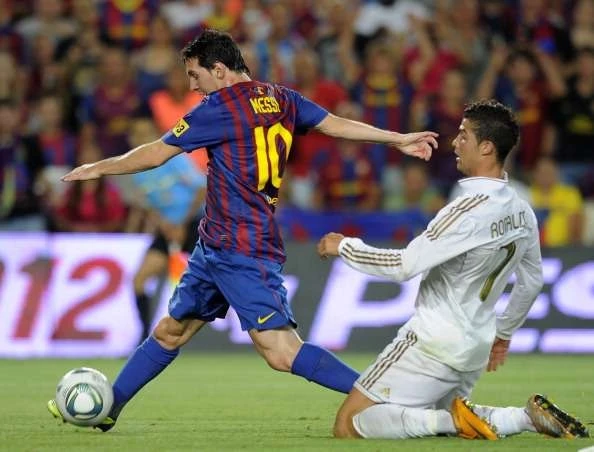
#> input picture messi5.jpg, 594 x 452 px
$ python lab4.py
#> lines starting #> are read from the running program, lines starting #| are printed output that depends on the picture
import cv2 as cv
import matplotlib.pyplot as plt
import numpy as np

# ==========================================================
# BƯỚC 1: CHUẨN BỊ ẢNH
# ==========================================================
# Thay tên file ảnh của bạn vào đây
path = 'messi5.jpg'
img = cv.imread(path, 0) # Đọc ảnh ở chế độ xám (Grayscale)
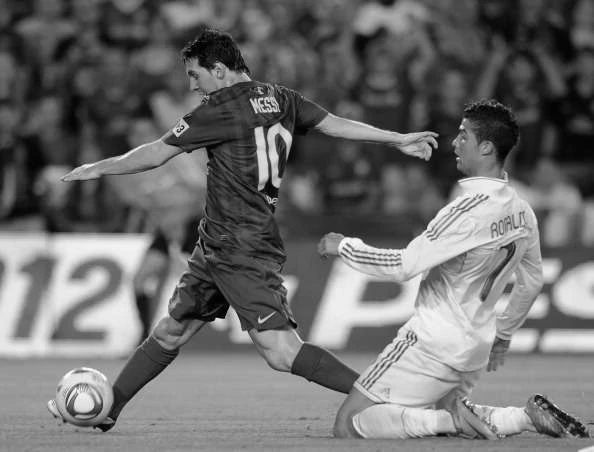
#> img: shape (452, 594); min 0, max 253, mean 109.7

if img is None:
    print("Lỗi: Không tìm thấy ảnh. Vui lòng kiểm tra lại đường dẫn!")
    exit()

# ==========================================================
# BƯỚC 2: TÍNH HISTOGRAM THỦ CÔNG (KHÔNG DÙNG THƯ VIỆN)
# ==========================================================
h, w = img.shape
#> h = 452; w = 594
hist_manual = [0] * 256

for i in range(h):
    for j in range(w):
        pixel_value = img[i, j]
        hist_manual[pixel_value] += 1
#> after the loop, hist_manual = 256 values, max 2240 at index 154, min 0 at index 254, mean 1048.8

# ==========================================================
# BƯỚC 3: TÍNH HISTOGRAM DÙNG THƯ VIỆN OPENCV
# ==========================================================
# cv.calcHist([ảnh], [kênh], mask, [số rổ], [khoảng giá trị])
hist_opencv = cv.calcHist([img], [0], None, [256], [0, 256])
#> hist_opencv has the same summary as hist_manual

# ==========================================================
# BƯỚC 4: HIỂN THỊ ĐỒNG THỜI 2 BIỂU ĐỒ ĐỂ QUAN SÁT
# ==========================================================
# Tạo một khung hình lớn chứa 2 biểu đồ con
plt.figure(figsize=(12, 6))
plt.suptitle(f"SO SANH HISTOGRAM - LAB 4\n(Anh: {path})", fontsize=16)

# --- Biểu đồ 1: Cách tính thủ công ---
# plt.subplot(hàng, cột, vị trí)
plt.subplot(1, 2, 1)
plt.bar(range(256), hist_manual, color='gray', width=1.0)
plt.title("1. Cach tinh THU CONG")
plt.xlabel("Muc sang")
plt.ylabel("So luong pixel")

# --- Biểu đồ 2: Cách dùng OpenCV ---
plt.subplot(1, 2, 2)
plt.plot(hist_opencv, color='blue')
plt.fill_between(range(256), hist_opencv.flatten(), color='blue', alpha=0.3)
plt.title("2. Cach dung thu vien OPENCV")
plt.xlabel("Muc sang")
plt.ylabel("So luong pixel")
plt.xlim([0, 256])

# Tự động căn chỉnh để các tiêu đề không bị đè lên nhau
plt.tight_layout(rect=[0, 0.03, 1, 0.95])
plt.show()
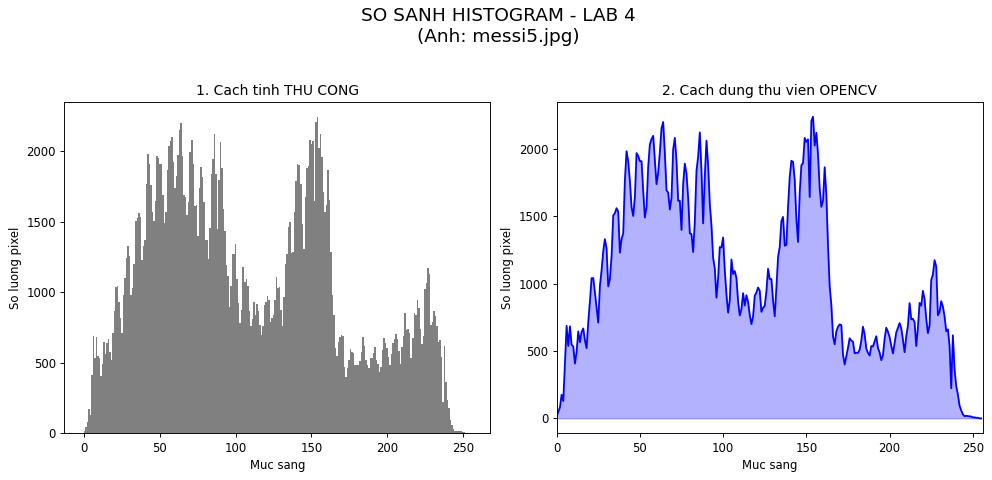
#> figure drawn by matplotlib, 2 panels; panel 1: tallest bar 2240 high, from x = 153.5 to 154.5; panel 2: curve peaks at x = 154, y = 2240
